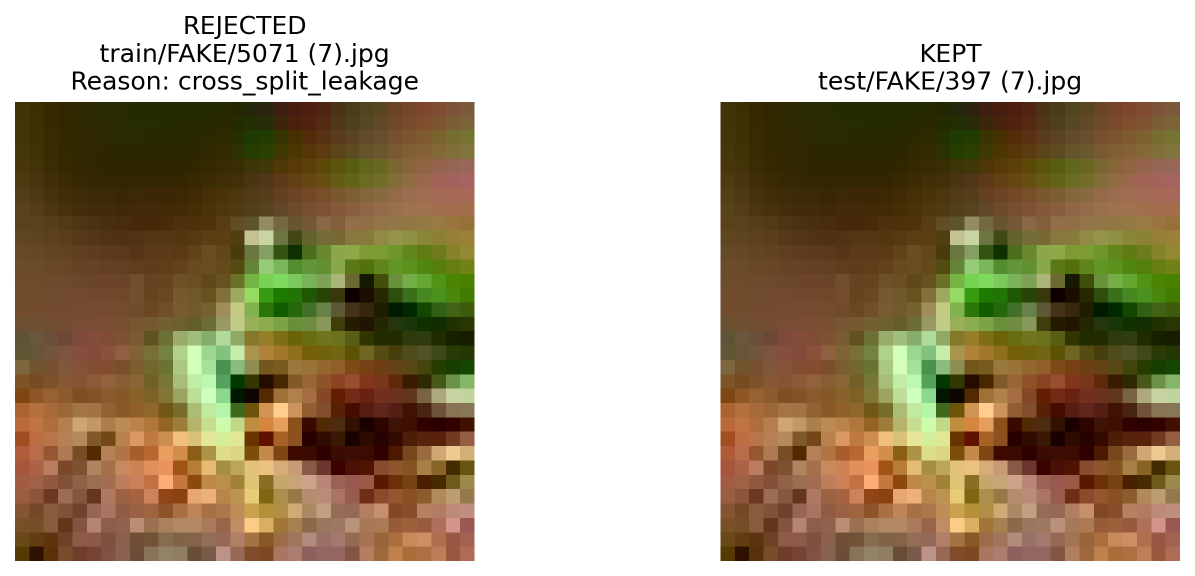
#> input picture reports/figures/cross_split_leakage.png, 2389 x 1152 px (shown at 1/2 size)
$ python -i features.py   (imports and definitions only)
#> lines starting #> are read from the running program, lines starting #| are printed output that depends on the picture
#> further down, picture is the input picture: PIL image 2389x1152 RGBA; mean R, G, B, A 166.9, 152.2, 124.7, 255
"""
Clean and preprocess the (intentionally corrupted) CIFAKE dataset, producing
the final, canonical dataset used for modeling.

Cleaning steps:
    - Detect and discard unreadable/corrupted files
    - Detect and discard duplicate files (by content hash)
    - Denoise images (median filter, reduces Gaussian noise and occlusion
      artifacts)
    - Standardize color mode (ensure 3-channel RGB even for images that were
      corrupted into grayscale)
    - Resize every image to a consistent shape

Usage:
    python -m gan_busters.features
"""

import hashlib
from pathlib import Path

from loguru import logger
from PIL import Image, ImageFilter, UnidentifiedImageError
from tqdm import tqdm
import typer

from gan_busters.config import INTERIM_DATA_DIR, PROCESSED_DATA_DIR

# [1 line that did not run here, left out]

IMAGE_SIZE = (32, 32)  # matches the original CIFAKE/CIFAR-10 resolution


def file_hash(path: Path) -> str:
    return hashlib.md5(path.read_bytes()).hexdigest()


def clean_image(img: Image.Image) -> Image.Image:
    """Apply denoising, standardize mode and size."""
    img = img.convert("RGB")
    img = img.filter(ImageFilter.MedianFilter(size=3))
    img = img.resize(IMAGE_SIZE)
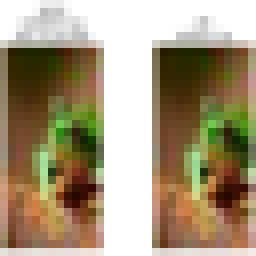
#> img: PIL image 32x32 RGB (shown 8 times larger); mean R, G, B 166.1, 151.2, 123.6
    return img


# [48 lines that did not run here, left out]


# [2 lines not run here, left out]

>>> from PIL import Image
>>> picture = Image.open('../reports/figures/cross_split_leakage.png')
>>> result = clean_image(picture)
